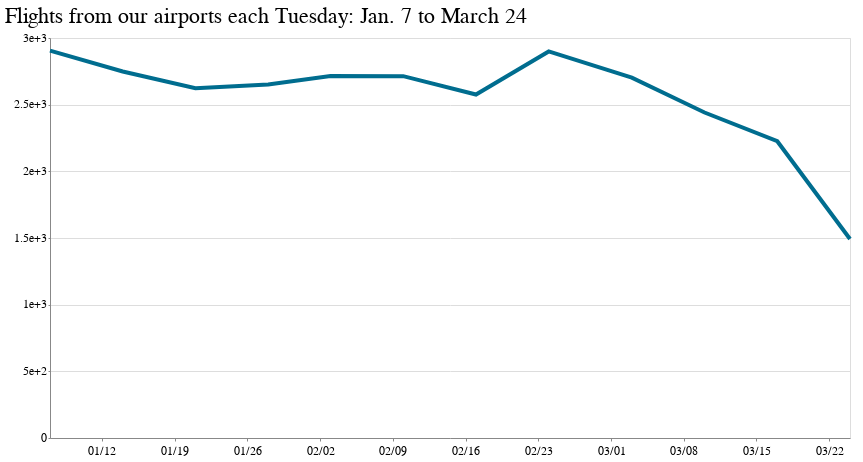

The notebook cell saved with this chart:
### Code cell
our_flights_chart_desktop = alt.Chart(our_flights).mark_line(size=4,color='#006D8F').encode(
    x=alt.X('date:T', title='', axis=alt.Axis(grid=False, tickCount=6, format='%m/%d')),
    y=alt.Y('flights:Q', title='', axis=alt.Axis(grid=True, tickCount=6, format=''))
).properties(width=800, height=400,
    title='Flights from our airports each Tuesday: Jan. 7 to March 24'
)

our_flights_chart_desktop

### Figure 1 — Vega-Lite specification as saved in the notebook (floating-point values rounded to 4 significant figures)
{"config": {"view": {"width": 800, "height": 450}, "background": "#ffffff", "title": {"anchor": "start", "font": "Benton Gothic Bold, sans", "fontColor": "#000000", "fontSize": 22, "fontWeight": "normal"}, "arc": {"fill": "#82c6df"}, "area": {"fill": "#82c6df"}, "line": {"stroke": "#82c6df", "strokeWidth": 3}, "path": {"stroke": "#82c6df"}, "rect": {"fill": "#82c6df"}, "shape": {"stroke": "#82c6df"}, "bar": {"fill": "#82c6df"}, "point": {"stroke": "#82c6df"}, "symbol": {"fill": "#82c6df", "size": 30}, "axis": {"titleFont": "Benton Gothic Bold, sans", "titleFontSize": 13, "titleFontWeight": "normal", "labelFont": "Benton Gothic, sans", "labelFontSize": 11.5, "labelFontWeight": "normal"}, "axisX": {"labelAngle": 0, "labelPadding": 4, "tickSize": 3}, "axisY": {"labelBaseline": "middle", "maxExtent": 45, "minExtent": 45, "tickSize": 2, "titleAlign": "left", "titleAngle": 0, "titleX": -45, "titleY": -11}, "legend": {"titleFont": "Benton Gothic Bold, sans", "titleFontSize": 13, "titleFontWeight": "normal", "symbolType": "square", "labelFont": "Benton Gothic, sans", "labelFontSize": 11.5}, "range": {"category": ["#3580b1", "#ec8431", "#ab7fb4", "#c89d29", "#adc839", "#829eb1"], "diverging": ["#e68a4f", "#f4bb6a", "#f9e39c", "#dadfe2", "#a6b7c6", "#849eae"], "heatmap": ["#fbf2c7", "#f9e39c", "#f8d36e", "#f4bb6a", "#e68a4f", "#d15a40", "#ab4232"], "ordinal": ["#fbf2c7", "#f9e39c", "#f8d36e", "#f4bb6a", "#e68a4f", "#d15a40", "#ab4232"], "ramp": ["#fbf2c7", "#f9e39c", "#f8d36e", "#f4bb6a", "#e68a4f", "#d15a40", "#ab4232"]}}, "data": {"name": "data-5c76d9a72b19ebbe93a5f2b8745d7edc"}, "mark": {"type": "line", "color": "#006D8F", "size": 4}, "encoding": {"x": {"type": "temporal", "axis": {"format": "%m/%d", "grid": false, "tickCount": 6}, "field": "date", "title": ""}, "y": {"type": "quantitative", "axis": {"format": "", "grid": true, "tickCount": 6}, "field": "flights", "title": ""}}, "height": 400, "title": "Flights from our airports each Tuesday: Jan. 7 to March 24", "width": 800, "$schema": "https://vega.github.io/schema/vega-lite/v4.0.2.json", "datasets": {"data-5c76d9a72b19ebbe93a5f2b8745d7edc": [{"date": "2020-01-07T00:00:00", "flights": 2905}, {"date": "2020-01-14T00:00:00", "flights": 2749}, {"date": "2020-01-21T00:00:00", "flights": 2623}, {"date": "2020-01-28T00:00:00", "flights": 2651}, {"date": "2020-02-03T00:00:00", "flights": 2715}, {"date": "2020-02-10T00:00:00", "flights": 2714}, {"date": "2020-02-17T00:00:00", "flights": 2576}, {"date": "2020-02-24T00:00:00", "flights": 2899}, {"date": "2020-03-03T00:00:00", "flights": 2703}, {"date": "2020-03-10T00:00:00", "flights": 2441}, {"date": "2020-03-17T00:00:00", "flights": 2226}, {"date": "2020-03-24T00:00:00", "flights": 1493}]}}
